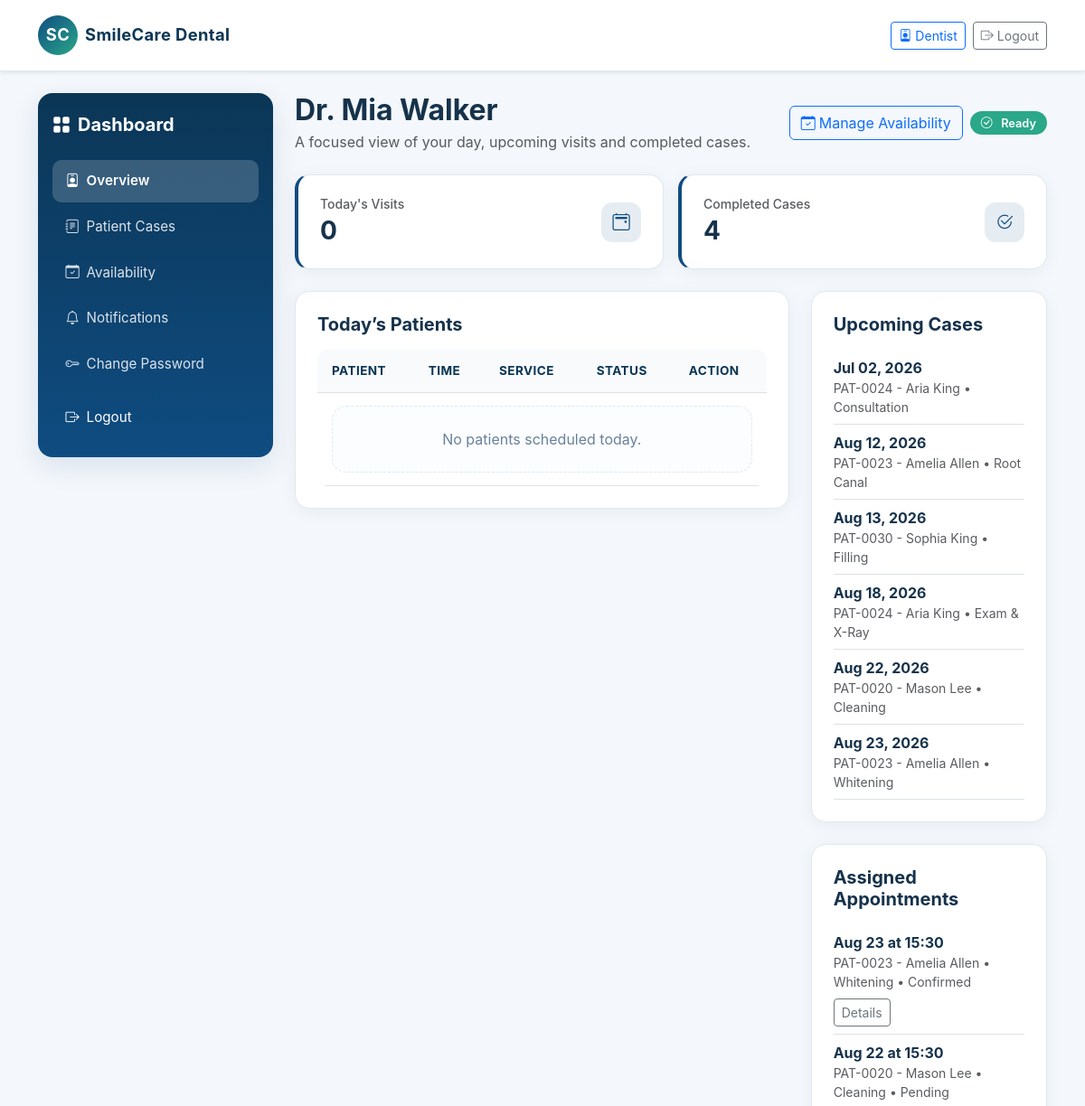
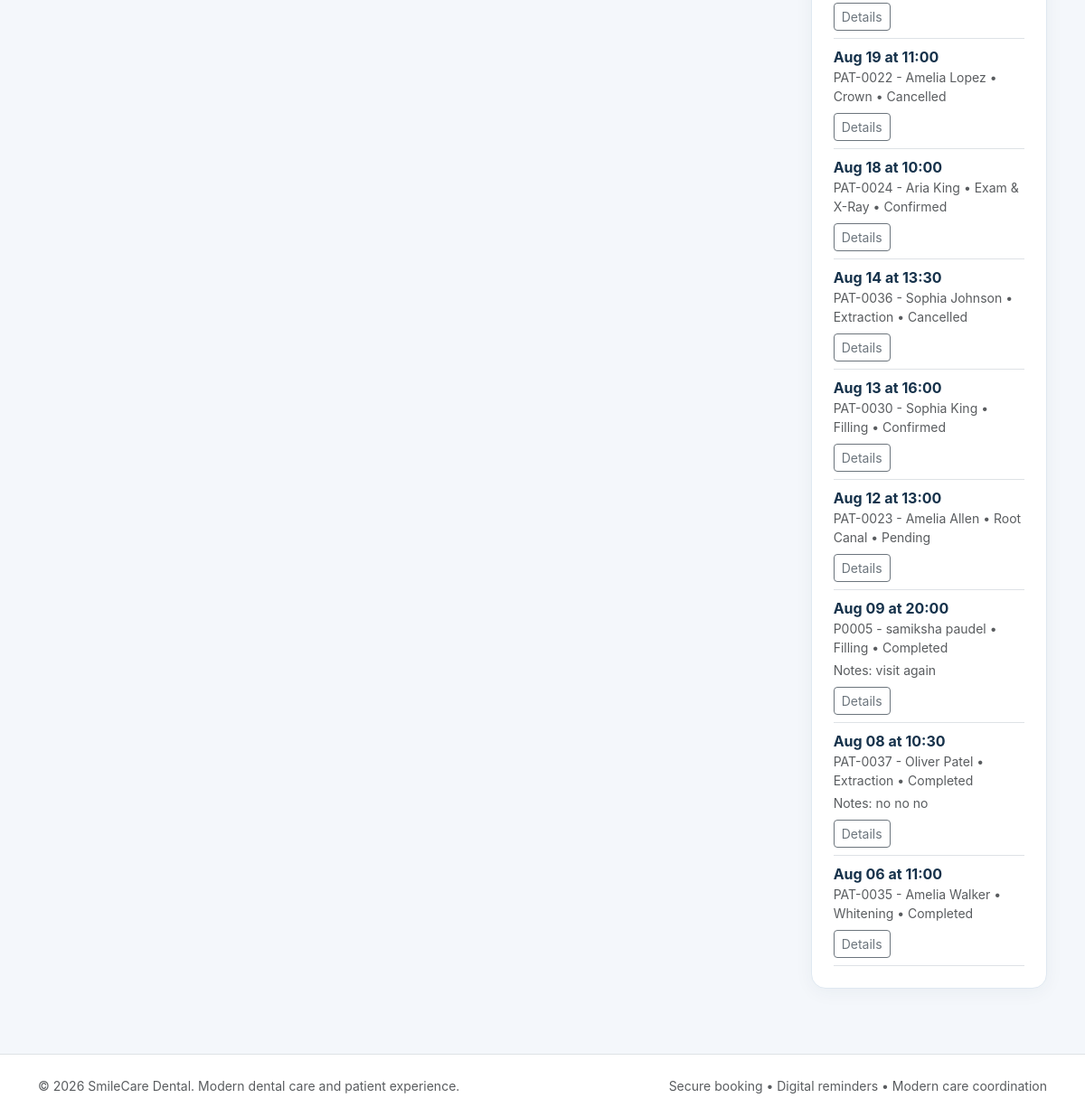
The page /dentists/dashboard/ (signed in) on the database as committed earlier (2 pictures, top to bottom).
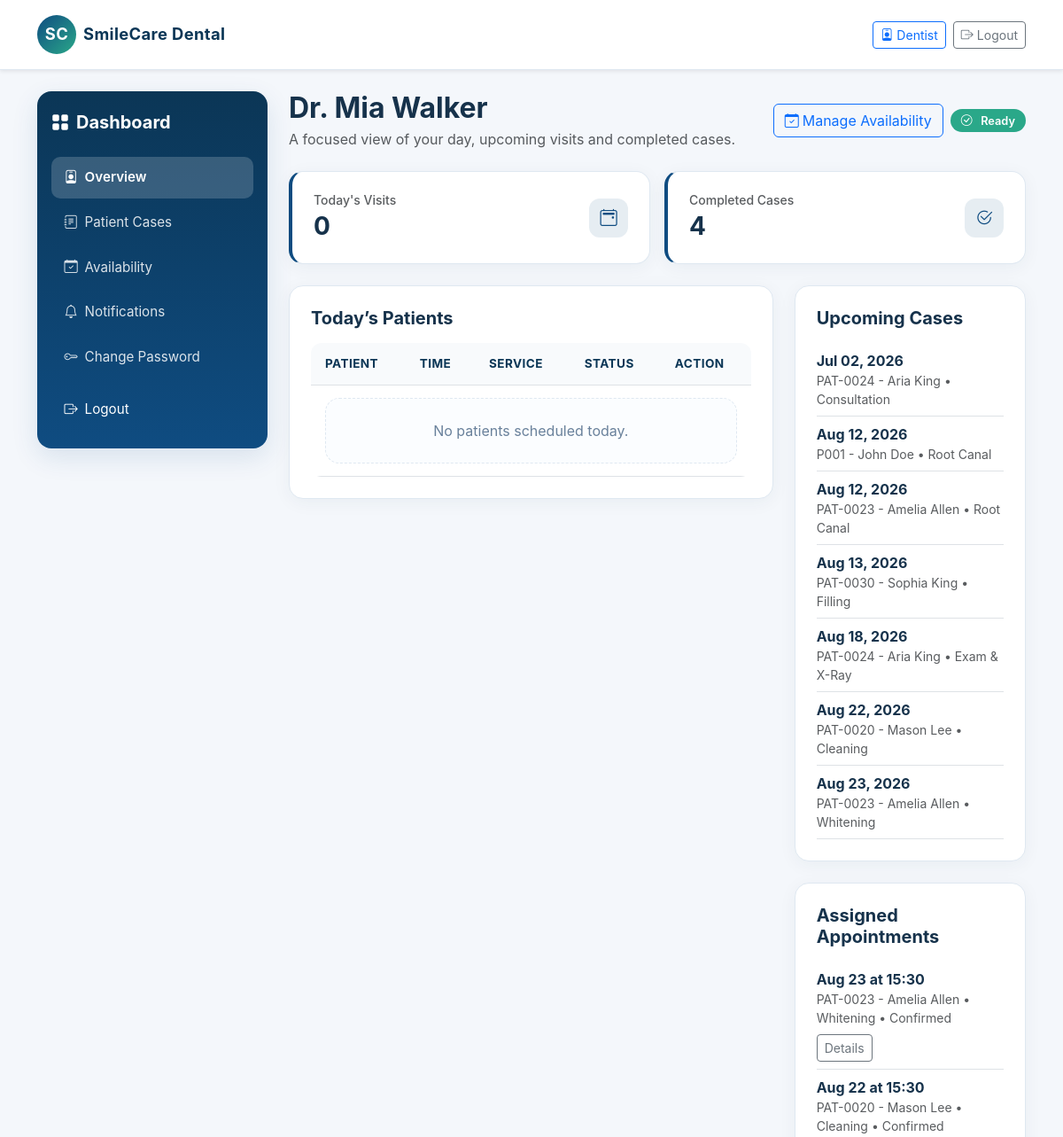
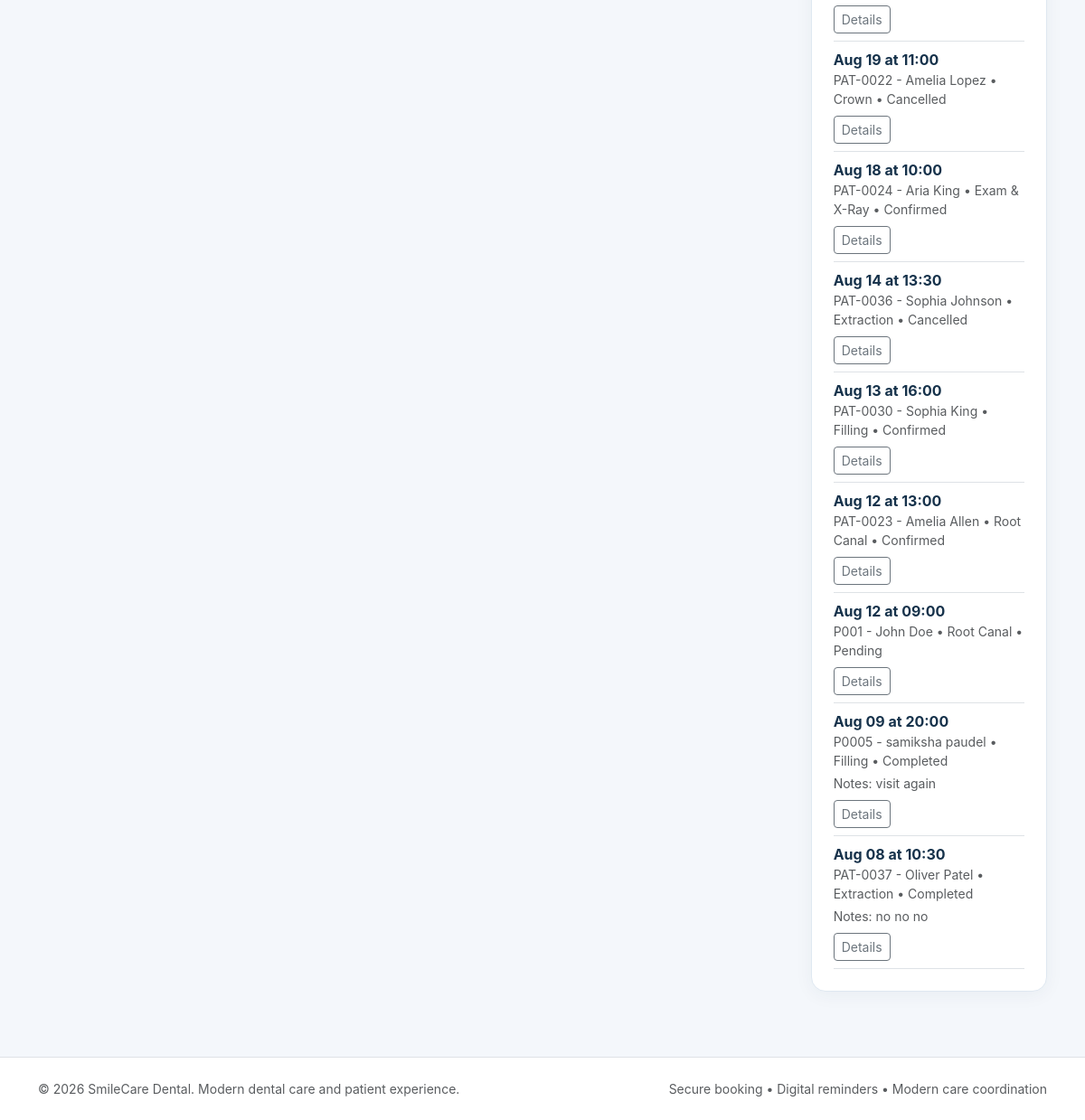
The same page on the database as committed later (2 pictures, top to bottom).
### appointments/models.py (models this page shows, shortened)
class Appointment(models.Model):
    STATUS_CHOICES = (
        ('Pending', 'Pending'),
        ('Confirmed', 'Confirmed'),
        ('Checked-In', 'Checked-In'),
        ('Completed', 'Completed'),
        ('Cancelled', 'Cancelled'),
        ('Rescheduled', 'Rescheduled'),
        ('No-Show', 'No-Show'),
    )
    appointment_id = models.CharField(max_length=20, unique=True)
    patient = models.ForeignKey(Patient, related_name='appointments', on_delete=models.CASCADE)
    dentist = models.ForeignKey(Dentist, related_name='appointments', on_delete=models.CASCADE)
    service = models.ForeignKey(DentalService, related_name='appointments', on_delete=models.CASCADE)
    appointment_date = models.DateField()
    start_time = models.TimeField()
    end_time = models.TimeField()
    reason = models.CharField(max_length=200)
    notes = models.TextField(blank=True)
    status = models.CharField(max_length=20, choices=STATUS_CHOICES, default='Pending')
    cancellation_reason = models.TextField(blank=True)
    cancelled_at = models.DateTimeField(null=True, blank=True)
    created_at = models.DateTimeField(auto_now_add=True)
    updated_at = models.DateTimeField(auto_now=True)
    class Meta:
        constraints = [
            models.CheckConstraint(condition=Q(end_time__gt=F('start_time')), name='check_appointment_times'),
        ]

### patients/models.py (models this page shows)
class Patient(models.Model):
    GENDER_CHOICES = (
        ('M', 'Male'),
        ('F', 'Female'),
        ('O', 'Other'),
    )
    patient_id = models.CharField(max_length=20, unique=True)
    user = models.OneToOneField(settings.AUTH_USER_MODEL, on_delete=models.CASCADE)
    date_of_birth = models.DateField(null=True, blank=True)
    gender = models.CharField(max_length=1, choices=GENDER_CHOICES, blank=True)
    phone = models.CharField(max_length=20, blank=True)
    address = models.TextField(blank=True)
    emergency_contact = models.CharField(max_length=100, blank=True)
    emergency_contact_phone = models.CharField(max_length=20, blank=True)
    medical_notes = models.TextField(blank=True)
    allergies = models.TextField(blank=True)
    created_at = models.DateTimeField(auto_now_add=True)
    updated_at = models.DateTimeField(auto_now=True)
    class Meta:
        ordering = ['-created_at']
    def __str__(self):
        return f"{self.patient_id} - {self.user.get_full_name() or self.user.username}"

### accounts/models.py (models this page shows, shortened)
class User(AbstractUser):
    ROLE_CHOICES = (
        ('patient', 'Patient'),
        ('staff', 'Staff'),
        ('dentist', 'Dentist'),
        ('admin', 'Admin'),
    )
    ACCOUNT_STATUS_CHOICES = (
        ('pending', 'Pending'),
        ('approved', 'Approved'),
        ('rejected', 'Rejected'),
    )
    role = models.CharField(max_length=20, choices=ROLE_CHOICES, default='patient')
    phone = models.CharField(max_length=20, blank=True)
    account_status = models.CharField(max_length=20, choices=ACCOUNT_STATUS_CHOICES, default='approved')
    def is_patient(self):
        return self.role == 'patient'
    def is_staff_role(self):
        return self.role in {'staff', 'admin'}
    def is_dentist(self):
        return self.role == 'dentist'
    def is_admin(self):
        return self.role == 'admin'
    def is_dentist_approved(self):
        return self.is_dentist() and self.is_active and self.account_status == 'approved'

### services/models.py (models this page shows)
class DentalService(models.Model):
    name = models.CharField(max_length=100)
    description = models.TextField(blank=True)
    duration = models.PositiveIntegerField(help_text='Duration in minutes')
    price = models.DecimalField(max_digits=8, decimal_places=2, default=0)
    active = models.BooleanField(default=True)
    created_at = models.DateTimeField(auto_now_add=True)
    class Meta:
        ordering = ['name']
    def __str__(self):
        return self.name

### dentists/views.py (the view)
# urls.py: path('dashboard/', dentist_dashboard, name='dentist_dashboard'),
@login_required
def dentist_dashboard(request):
    if not request.user.is_dentist_approved():
        messages.error(request, 'Your dentist account is pending approval or inactive.')
        return redirect('home')
    dentist = Dentist.objects.filter(user=request.user).first()
    if not dentist:
        messages.error(request, 'Dentist profile not found.')
        return redirect('home')
    today = Appointment.objects.filter(dentist=dentist, appointment_date=timezone.localdate()).order_by('start_time')
    upcoming = Appointment.objects.filter(dentist=dentist, status__in=['Pending', 'Confirmed']).order_by('appointment_date', 'start_time')
    assigned_appointments = Appointment.objects.filter(dentist=dentist).order_by('-appointment_date', '-start_time')[:10]
    completed = Appointment.objects.filter(dentist=dentist, status='Completed').count()
    pending = Appointment.objects.filter(dentist=dentist, status='Pending').count()
    return render(request, 'dashboard/dentist_dashboard.html', {
        'dentist': dentist,
        'today': today[:10],
        'upcoming': upcoming[:10],
        'assigned_appointments': assigned_appointments,
        'completed': completed,
        'pending': pending,
    })

### reminders/templatetags/notifications_tags.py (called while the page is built)
@register.simple_tag(takes_context=True)
def unread_notifications_count(context):
    request = context.get('request')
    if not request or not request.user.is_authenticated:
        return 0
    return Notification.objects.filter(user=request.user, is_read=False).count()

### templates/dashboard/dentist_dashboard.html (shortened to what the changed rows need)
{% extends 'base.html' %}
{% load status_tags %}
{% block content %}
<div class="dashboard-shell">
    <div class="main-panel">
        <div class="d-flex flex-column flex-md-row justify-content-between align-items-start align-items-md-center mb-4 gap-3">
            <div>
                <h2 class="fw-bold mb-1">Dr. {{ dentist.user.get_full_name|default:dentist.user.username }}</h2>
            </div>
        </div>
        <div class="row g-4">
            <div class="col-12 col-lg-8">
                <div class="card-soft p-3 p-md-4">
                    <div class="table-responsive">
                        <table class="table align-middle text-nowrap">
                            <thead><tr><th>Patient</th><th>Time</th><th>Service</th><th>Status</th><th>Action</th></tr></thead>
                        </table>
                    </div>
                </div>
            </div>
            <div class="col-12 col-lg-4">
                <div class="card-soft p-3 p-md-4 mb-4">
                    <ul class="list-unstyled mb-0">
                        {% for appointment in upcoming %}
                        <li class="py-2 border-bottom">
                            <strong>{{ appointment.appointment_date|date:"M d, Y" }}</strong>
                            <div class="text-muted small">{{ appointment.patient }} • {{ appointment.service }}</div>
                        </li>
                        {% empty %}<li class="empty-state py-3 text-center">No upcoming visits.</li>{% endfor %}
                    </ul>
                </div>
                <div class="card-soft p-3 p-md-4">
                    <ul class="list-unstyled mb-0">
                        {% for appointment in assigned_appointments %}
                        <li class="py-2 border-bottom">
                            <div><strong>{{ appointment.appointment_date|date:"M d" }} at {{ appointment.start_time|time:"H:i" }}</strong></div>
                            <div class="text-muted small">{{ appointment.patient }} • {{ appointment.service }} • {{ appointment.status }}</div>
                            {% if appointment.notes %}
                            <div class="mt-1 text-truncate text-muted small">Notes: {{ appointment.notes|truncatechars:80 }}</div>
                            {% endif %}
                            <div class="mt-2">
                                <a class="btn btn-sm btn-outline-secondary" href="{% url 'appointment_detail' appointment.pk %}">Details</a>
                            </div>
                        </li>
                        {% empty %}<li class="empty-state py-3 text-center">No assigned appointments.</li>{% endfor %}
                    </ul>
                </div>
            </div>
        </div>
    </div>
</div>
{% endblock %}

Rows that differ between the two databases and show on the page:
no longer on this page (row unchanged): Appointment: appointment_date "Aug 06", start_time "11:00", patient "PAT-0035 - Amelia Walker", service "Whitening", status "Completed", shown under "Assigned Appointments"
added Appointment: appointment_date "Aug 12, 2026", patient "P001 - John Doe", service "Root Canal", appointment_date "Aug 12", start_time "09:00", status "Pending"
changed Appointment (number 3 of 11 on the later page): status "Pending" → "Confirmed"
changed Appointment "Aug 22, 2026": status "Pending" → "Confirmed"
